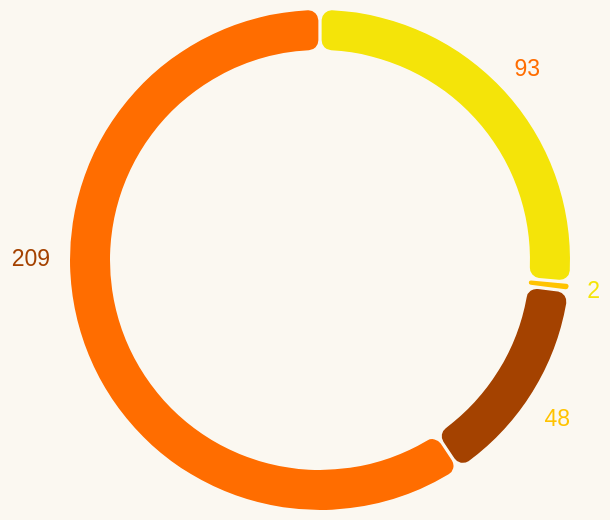

Write the Vega-Lite specification saved for this chart.
### Vega-Lite specification from a JSON file in a GitHub repository (floating-point values rounded to 4 significant figures)
{"$schema": "https://vega.github.io/schema/vega-lite/v5.json", "width": 250, "height": 250, "background": "#FBF8F1", "data": {"values": [{"Comfortability": "Physical health", "Count": 209}, {"Comfortability": "Mental health", "Count": 2}, {"Comfortability": "Both", "Count": 93}, {"Comfortability": "Neither", "Count": 48}]}, "config": {"legend": {"disable": true}}, "layer": [{"mark": {"type": "arc", "padAngle": 0.01, "innerRadius": 105, "cornerRadius": 5}, "encoding": {"theta": {"field": "Count", "type": "quantitative"}, "color": {"field": "Comfortability", "type": "nominal", "scale": {"range": ["#F4E409", "#FFC300", "#A44200", "#FF6D00"]}}, "tooltip": [{"field": "Comfortability", "type": "nominal", "title": "Comfortability in sharing"}, {"field": "Count", "type": "quantitative", "title": "Count"}]}}, {"mark": {"type": "text", "align": "right", "dx": 140, "dy": 16, "fontSize": 11.5}, "encoding": {"text": {"field": "Count", "type": "quantitative"}, "color": {"value": "#F4E409"}, "opacity": {"condition": {"test": "datum['Comfortability'] == 'Mental health'", "value": 1}, "value": 0}}}, {"mark": {"type": "text", "align": "right", "dx": 125, "dy": 80, "fontSize": 11.5}, "encoding": {"text": {"field": "Count", "type": "quantitative"}, "color": {"value": "#FFC300"}, "opacity": {"condition": {"test": "datum['Comfortability'] == 'Neither'", "value": 1}, "value": 0}}}, {"mark": {"type": "text", "align": "right", "dx": -135, "fontSize": 11.5}, "encoding": {"text": {"field": "Count", "type": "quantitative"}, "color": {"value": "#A44200"}, "opacity": {"condition": {"test": "datum['Comfortability'] == 'Physical health'", "value": 1}, "value": 0}}}, {"mark": {"type": "text", "align": "right", "dx": 110, "dy": -95, "fontSize": 11.5}, "encoding": {"text": {"field": "Count", "type": "quantitative"}, "color": {"value": "#FF6D00"}, "opacity": {"condition": {"test": "datum['Comfortability'] == 'Both'", "value": 1}, "value": 0}}}]}
